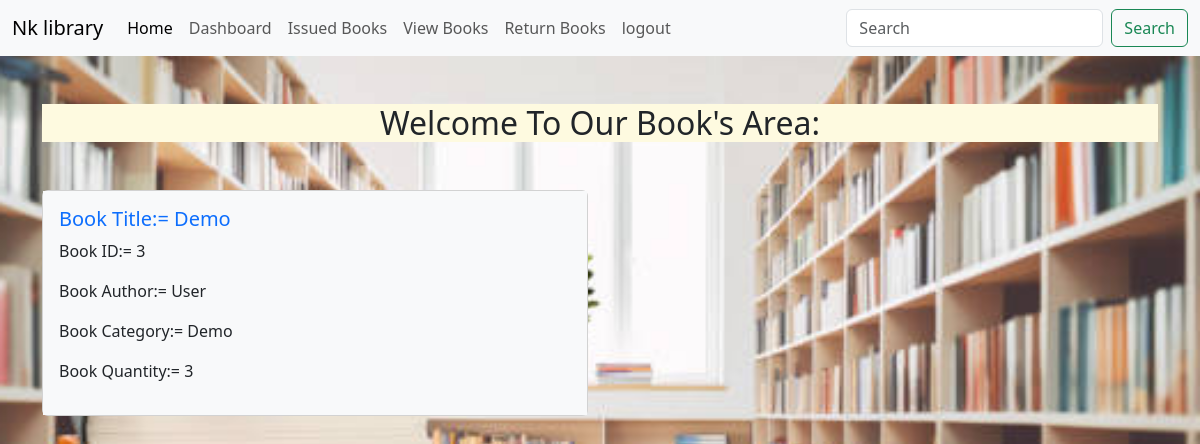
/view1, run on an earlier commit of the app's database.
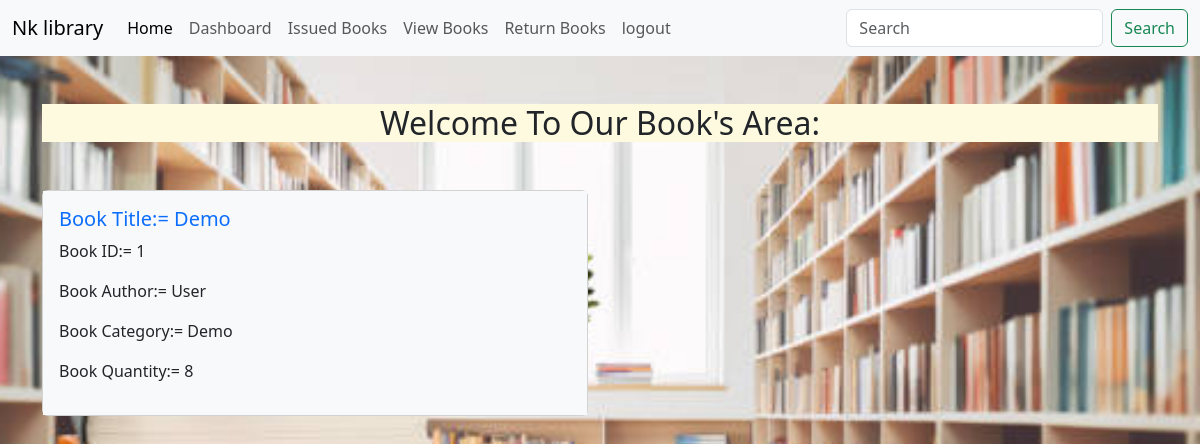
And on a later commit of the database.
### library.py (models this page shows, shortened)
class Book(db.Model):
   __tablename__="book"
   id=db.Column(db.Integer, primary_key=True)
   Title=db.Column(db.String(50),nullable=False)
   Category=db.Column(db.String(50),nullable=False)
   Author=db.Column(db.String(50),nullable=False)
   Quantity=db.Column(db.Integer)
   issues= db.relationship('IssueBook', backref='book', lazy=True)

### library.py (the view)
@library.route("/view1", methods=["GET","POST"])
def view1_book():
   books=Book.query.all()
   return render_template("view1.html",books=books)

### library.py (called while the page is built)
@library.before_request
def handle_global_search():
   if request.method == "GET":
      q = request.args.get("q", "").strip()
      if q and request.endpoint not in ["view_book", "view_student", "issued", "Issue_book", "search", "static"]:
         return redirect(url_for("search", q=q))

### templates/view1.html (shortened to what this page needs)
{% extends "base1.html" %}
{% block content %}
<div class="container ">
    <h2 class="text-center my-5" style="background-color: #fefae0;">
        Welcome To Our Book's Area:
    </h2>
   <div class="row">
    {% for book in books %}
  <div class="col-sm-6 mb-3 mb-sm-0">
    <div class="card">
      <div class="card-body bg-light">
        <h5 class="card-title text-primary">Book Title:= {{book.Title}}</h5>
        <p class="card-text">Book ID:= {{book.id}}</p>
        <p class="card-text">Book Author:= {{book.Author}}</p>
        <p class="card-text">Book Category:= {{book.Category}}</p>
        <p class="card-text">Book Quantity:= {{book.Quantity}}</p>
      </div>
    </div>
  </div>
  {% endfor %}
  <br>
{% endblock %}

What changed in the data, as far as the page shows it:
removed Book: Title "Demo", id "3", Author "User", Category "Demo", Quantity "3"
added Book: Title "Demo", id "1", Author "User", Category "Demo", Quantity "8"
